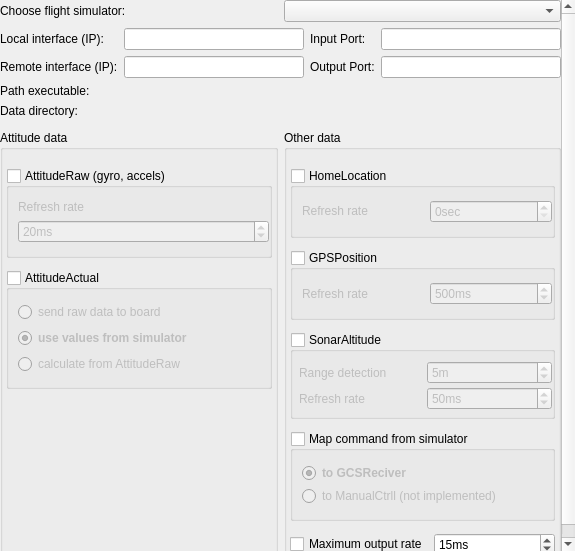
<?xml version="1.0" encoding="UTF-8"?>
<ui version="4.0">
 <class>HITLOptionsPage</class>
 <widget class="QWidget" name="HITLOptionsPage">
  <property name="geometry">
   <rect>
    <x>0</x>
    <y>0</y>
    <width>575</width>
    <height>551</height>
   </rect>
  </property>
  <property name="windowTitle">
   <string>Form</string>
  </property>
  <layout class="QVBoxLayout" name="verticalLayout_8">
   <property name="margin">
    <number>0</number>
   </property>
   <item>
    <widget class="QScrollArea" name="scrollArea">
     <property name="frameShape">
      <enum>QFrame::NoFrame</enum>
     </property>
     <property name="frameShadow">
      <enum>QFrame::Plain</enum>
     </property>
     <property name="widgetResizable">
      <bool>true</bool>
     </property>
     <widget class="QWidget" name="scrollAreaWidgetContents_2">
      <property name="geometry">
       <rect>
        <x>0</x>
        <y>0</y>
        <width>560</width>
        <height>552</height>
       </rect>
      </property>
      <layout class="QVBoxLayout" name="verticalLayout">
       <property name="margin">
        <number>0</number>
       </property>
       <item>
        <layout class="QHBoxLayout" name="horizontalLayout">
         <item>
          <widget class="QLabel" name="label_3">
           <property name="text">
            <string>Choose flight simulator:</string>
           </property>
          </widget>
         </item>
         <item>
          <widget class="QComboBox" name="chooseFlightSimulator"/>
         </item>
        </layout>
       </item>
       <item>
        <layout class="QGridLayout" name="gridLayout">
         <item row="0" column="0">
          <widget class="QLabel" name="label_6">
           <property name="text">
            <string>Local interface (IP):</string>
           </property>
          </widget>
         </item>
         <item row="0" column="1">
          <widget class="QLineEdit" name="hostAddress">
           <property name="toolTip">
            <string>For communication with sim computer via network. Should be the IP address of one of the interfaces of the GCS computer.</string>
           </property>
          </widget>
         </item>
         <item row="1" column="0">
          <widget class="QLabel" name="label_9">
           <property name="text">
            <string>Remote interface (IP):</string>
           </property>
          </widget>
         </item>
         <item row="1" column="1">
          <widget class="QLineEdit" name="remoteAddress">
           <property name="toolTip">
            <string>Only required if running simulator on remote machine. Should be the IP of the machine on which the simulator is running.</string>
           </property>
          </widget>
         </item>
         <item row="0" column="2">
          <widget class="QLabel" name="label_5">
           <property name="text">
            <string>Input Port:</string>
           </property>
          </widget>
         </item>
         <item row="0" column="3">
          <widget class="QLineEdit" name="inputPort">
           <property name="toolTip">
            <string>For receiving data from sim</string>
           </property>
          </widget>
         </item>
         <item row="1" column="2">
          <widget class="QLabel" name="label_4">
           <property name="text">
            <string>Output Port:</string>
           </property>
          </widget>
         </item>
         <item row="1" column="3">
          <widget class="QLineEdit" name="outputPort">
           <property name="toolTip">
            <string>For sending data to sim</string>
           </property>
          </widget>
         </item>
        </layout>
       </item>
       <item>
        <layout class="QFormLayout" name="formLayout">
         <property name="fieldGrowthPolicy">
          <enum>QFormLayout::AllNonFixedFieldsGrow</enum>
         </property>
         <item row="0" column="0">
          <widget class="QLabel" name="label">
           <property name="sizePolicy">
            <sizepolicy hsizetype="Fixed" vsizetype="Preferred">
             <horstretch>0</horstretch>
             <verstretch>0</verstretch>
            </sizepolicy>
           </property>
           <property name="text">
            <string>Path executable:</string>
           </property>
          </widget>
         </item>
         <item row="0" column="1">
          <widget class="Utils::PathChooser" name="executablePath" native="true"/>
         </item>
         <item row="1" column="0">
          <widget class="QLabel" name="label_2">
           <property name="sizePolicy">
            <sizepolicy hsizetype="Fixed" vsizetype="Preferred">
             <horstretch>0</horstretch>
             <verstretch>0</verstretch>
            </sizepolicy>
           </property>
           <property name="text">
            <string>Data directory:</string>
           </property>
          </widget>
         </item>
         <item row="1" column="1">
          <widget class="Utils::PathChooser" name="dataPath" native="true"/>
         </item>
        </layout>
       </item>
       <item>
        <layout class="QHBoxLayout" name="horizontalLayout_3">
         <property name="topMargin">
          <number>6</number>
         </property>
         <property name="bottomMargin">
          <number>6</number>
         </property>
         <item>
          <widget class="QGroupBox" name="groupBox">
           <property name="title">
            <string>Attitude data</string>
           </property>
           <layout class="QVBoxLayout" name="verticalLayout_2">
            <property name="spacing">
             <number>12</number>
            </property>
            <property name="leftMargin">
             <number>3</number>
            </property>
            <property name="topMargin">
             <number>18</number>
            </property>
            <property name="rightMargin">
             <number>3</number>
            </property>
            <property name="bottomMargin">
             <number>0</number>
            </property>
            <item>
             <widget class="QGroupBox" name="attRaw">
              <property name="sizePolicy">
               <sizepolicy hsizetype="Preferred" vsizetype="Fixed">
                <horstretch>0</horstretch>
                <verstretch>0</verstretch>
               </sizepolicy>
              </property>
              <property name="title">
               <string>AttitudeRaw (gyro, accels)</string>
              </property>
              <property name="flat">
               <bool>true</bool>
              </property>
              <property name="checkable">
               <bool>true</bool>
              </property>
              <property name="checked">
               <bool>false</bool>
              </property>
              <layout class="QVBoxLayout" name="verticalLayout_7">
               <property name="spacing">
                <number>6</number>
               </property>
               <property name="topMargin">
                <number>12</number>
               </property>
               <property name="rightMargin">
                <number>0</number>
               </property>
               <property name="bottomMargin">
                <number>12</number>
               </property>
               <item>
                <widget class="QLabel" name="label_8">
                 <property name="text">
                  <string>Refresh rate</string>
                 </property>
                </widget>
               </item>
               <item>
                <widget class="QSpinBox" name="attRawRate">
                 <property name="suffix">
                  <string>ms</string>
                 </property>
                 <property name="minimum">
                  <number>10</number>
                 </property>
                 <property name="maximum">
                  <number>100</number>
                 </property>
                 <property name="value">
                  <number>20</number>
                 </property>
                </widget>
               </item>
              </layout>
             </widget>
            </item>
            <item>
             <widget class="QGroupBox" name="attActual">
              <property name="sizePolicy">
               <sizepolicy hsizetype="Preferred" vsizetype="Fixed">
                <horstretch>0</horstretch>
                <verstretch>0</verstretch>
               </sizepolicy>
              </property>
              <property name="title">
               <string>AttitudeActual</string>
              </property>
              <property name="flat">
               <bool>true</bool>
              </property>
              <property name="checkable">
               <bool>true</bool>
              </property>
              <property name="checked">
               <bool>false</bool>
              </property>
              <layout class="QVBoxLayout" name="verticalLayout_4">
               <property name="spacing">
                <number>6</number>
               </property>
               <property name="topMargin">
                <number>12</number>
               </property>
               <property name="rightMargin">
                <number>0</number>
               </property>
               <property name="bottomMargin">
                <number>12</number>
               </property>
               <item>
                <widget class="QRadioButton" name="attActHW">
                 <property name="text">
                  <string>send raw data to board</string>
                 </property>
                </widget>
               </item>
               <item>
                <widget class="QRadioButton" name="attActSim">
                 <property name="font">
                  <font>
                   <weight>75</weight>
                   <bold>true</bold>
                  </font>
                 </property>
                 <property name="toolTip">
                  <string/>
                 </property>
                 <property name="text">
                  <string>use values from simulator</string>
                 </property>
                 <property name="checked">
                  <bool>true</bool>
                 </property>
                </widget>
               </item>
               <item>
                <widget class="QRadioButton" name="attActCalc">
                 <property name="toolTip">
                  <string/>
                 </property>
                 <property name="text">
                  <string>calculate from AttitudeRaw</string>
                 </property>
                </widget>
               </item>
              </layout>
             </widget>
            </item>
            <item>
             <spacer name="verticalSpacer_2">
              <property name="orientation">
               <enum>Qt::Vertical</enum>
              </property>
              <property name="sizeType">
               <enum>QSizePolicy::Expanding</enum>
              </property>
              <property name="sizeHint" stdset="0">
               <size>
                <width>20</width>
                <height>40</height>
               </size>
              </property>
             </spacer>
            </item>
           </layout>
          </widget>
         </item>
         <item>
          <widget class="QGroupBox" name="groupBox_2">
           <property name="title">
            <string>Other data</string>
           </property>
           <layout class="QVBoxLayout" name="verticalLayout_3">
            <property name="spacing">
             <number>12</number>
            </property>
            <property name="leftMargin">
             <number>3</number>
            </property>
            <property name="topMargin">
             <number>18</number>
            </property>
            <property name="rightMargin">
             <number>3</number>
            </property>
            <property name="bottomMargin">
             <number>0</number>
            </property>
            <item>
             <widget class="QGroupBox" name="homeLocation">
              <property name="sizePolicy">
               <sizepolicy hsizetype="Preferred" vsizetype="Fixed">
                <horstretch>0</horstretch>
                <verstretch>0</verstretch>
               </sizepolicy>
              </property>
              <property name="title">
               <string>HomeLocation</string>
              </property>
              <property name="flat">
               <bool>true</bool>
              </property>
              <property name="checkable">
               <bool>true</bool>
              </property>
              <property name="checked">
               <bool>false</bool>
              </property>
              <layout class="QHBoxLayout" name="horizontalLayout_2">
               <property name="spacing">
                <number>6</number>
               </property>
               <property name="topMargin">
                <number>12</number>
               </property>
               <property name="rightMargin">
                <number>0</number>
               </property>
               <property name="bottomMargin">
                <number>12</number>
               </property>
               <item>
                <widget class="QLabel" name="label_7">
                 <property name="sizePolicy">
                  <sizepolicy hsizetype="Preferred" vsizetype="Fixed">
                   <horstretch>0</horstretch>
                   <verstretch>0</verstretch>
                  </sizepolicy>
                 </property>
                 <property name="text">
                  <string>Refresh rate</string>
                 </property>
                </widget>
               </item>
               <item>
                <widget class="QSpinBox" name="homeLocRate">
                 <property name="sizePolicy">
                  <sizepolicy hsizetype="Minimum" vsizetype="Fixed">
                   <horstretch>0</horstretch>
                   <verstretch>0</verstretch>
                  </sizepolicy>
                 </property>
                 <property name="toolTip">
                  <string>0 - update once, or every N seconds</string>
                 </property>
                 <property name="suffix">
                  <string>sec</string>
                 </property>
                 <property name="maximum">
                  <number>10</number>
                 </property>
                </widget>
               </item>
              </layout>
             </widget>
            </item>
            <item>
             <widget class="QGroupBox" name="gpsPosition">
              <property name="sizePolicy">
               <sizepolicy hsizetype="Preferred" vsizetype="Fixed">
                <horstretch>0</horstretch>
                <verstretch>0</verstretch>
               </sizepolicy>
              </property>
              <property name="title">
               <string>GPSPosition</string>
              </property>
              <property name="flat">
               <bool>true</bool>
              </property>
              <property name="checkable">
               <bool>true</bool>
              </property>
              <property name="checked">
               <bool>false</bool>
              </property>
              <layout class="QHBoxLayout" name="horizontalLayout_5">
               <property name="spacing">
                <number>6</number>
               </property>
               <property name="topMargin">
                <number>12</number>
               </property>
               <property name="rightMargin">
                <number>0</number>
               </property>
               <property name="bottomMargin">
                <number>12</number>
               </property>
               <item>
                <widget class="QLabel" name="label_10">
                 <property name="text">
                  <string>Refresh rate</string>
                 </property>
                </widget>
               </item>
               <item>
                <widget class="QSpinBox" name="gpsPosRate">
                 <property name="suffix">
                  <string>ms</string>
                 </property>
                 <property name="minimum">
                  <number>100</number>
                 </property>
                 <property name="maximum">
                  <number>2000</number>
                 </property>
                 <property name="value">
                  <number>500</number>
                 </property>
                </widget>
               </item>
              </layout>
             </widget>
            </item>
            <item>
             <widget class="QGroupBox" name="sonarAltitude">
              <property name="sizePolicy">
               <sizepolicy hsizetype="Preferred" vsizetype="Fixed">
                <horstretch>0</horstretch>
                <verstretch>0</verstretch>
               </sizepolicy>
              </property>
              <property name="title">
               <string>SonarAltitude</string>
              </property>
              <property name="flat">
               <bool>true</bool>
              </property>
              <property name="checkable">
               <bool>true</bool>
              </property>
              <property name="checked">
               <bool>false</bool>
              </property>
              <layout class="QVBoxLayout" name="verticalLayout_6">
               <property name="spacing">
                <number>3</number>
               </property>
               <property name="leftMargin">
                <number>6</number>
               </property>
               <property name="topMargin">
                <number>3</number>
               </property>
               <property name="rightMargin">
                <number>0</number>
               </property>
               <property name="bottomMargin">
                <number>0</number>
               </property>
               <item>
                <layout class="QGridLayout" name="gridLayout_2">
                 <property name="topMargin">
                  <number>6</number>
                 </property>
                 <property name="bottomMargin">
                  <number>6</number>
                 </property>
                 <item row="0" column="0">
                  <widget class="QLabel" name="label_11">
                   <property name="text">
                    <string>Range detection</string>
                   </property>
                  </widget>
                 </item>
                 <item row="0" column="1">
                  <widget class="QSpinBox" name="sonarMaxAlt">
                   <property name="suffix">
                    <string>m</string>
                   </property>
                   <property name="minimum">
                    <number>1</number>
                   </property>
                   <property name="maximum">
                    <number>10</number>
                   </property>
                   <property name="value">
                    <number>5</number>
                   </property>
                  </widget>
                 </item>
                 <item row="1" column="0">
                  <widget class="QLabel" name="label_12">
                   <property name="text">
                    <string>Refresh rate</string>
                   </property>
                  </widget>
                 </item>
                 <item row="1" column="1">
                  <widget class="QSpinBox" name="sonarAltRate">
                   <property name="suffix">
                    <string>ms</string>
                   </property>
                   <property name="minimum">
                    <number>20</number>
                   </property>
                   <property name="maximum">
                    <number>2000</number>
                   </property>
                   <property name="singleStep">
                    <number>10</number>
                   </property>
                   <property name="value">
                    <number>50</number>
                   </property>
                  </widget>
                 </item>
                </layout>
               </item>
              </layout>
             </widget>
            </item>
            <item>
             <widget class="QGroupBox" name="inputCommand">
              <property name="sizePolicy">
               <sizepolicy hsizetype="Preferred" vsizetype="Fixed">
                <horstretch>0</horstretch>
                <verstretch>0</verstretch>
               </sizepolicy>
              </property>
              <property name="title">
               <string>Map command from simulator</string>
              </property>
              <property name="flat">
               <bool>true</bool>
              </property>
              <property name="checkable">
               <bool>true</bool>
              </property>
              <property name="checked">
               <bool>false</bool>
              </property>
              <layout class="QVBoxLayout" name="verticalLayout_5">
               <property name="spacing">
                <number>3</number>
               </property>
               <property name="topMargin">
                <number>12</number>
               </property>
               <property name="rightMargin">
                <number>0</number>
               </property>
               <property name="bottomMargin">
                <number>12</number>
               </property>
               <item>
                <widget class="QRadioButton" name="gcsReciever">
                 <property name="font">
                  <font>
                   <weight>75</weight>
                   <bold>true</bold>
                  </font>
                 </property>
                 <property name="text">
                  <string>to GCSReciver</string>
                 </property>
                 <property name="checked">
                  <bool>true</bool>
                 </property>
                </widget>
               </item>
               <item>
                <widget class="QRadioButton" name="manualControl">
                 <property name="enabled">
                  <bool>false</bool>
                 </property>
                 <property name="text">
                  <string>to ManualCtrll (not implemented)</string>
                 </property>
                </widget>
               </item>
              </layout>
             </widget>
            </item>
            <item>
             <layout class="QHBoxLayout" name="horizontalLayout_6">
              <property name="spacing">
               <number>6</number>
              </property>
              <item>
               <widget class="QCheckBox" name="manualOutput">
                <property name="text">
                 <string>Maximum output rate</string>
                </property>
               </widget>
              </item>
              <item>
               <widget class="QSpinBox" name="outputRate">
                <property name="suffix">
                 <string>ms</string>
                </property>
                <property name="minimum">
                 <number>10</number>
                </property>
                <property name="maximum">
                 <number>100</number>
                </property>
                <property name="singleStep">
                 <number>5</number>
                </property>
                <property name="value">
                 <number>15</number>
                </property>
               </widget>
              </item>
             </layout>
            </item>
            <item>
             <spacer name="verticalSpacer">
              <property name="orientation">
               <enum>Qt::Vertical</enum>
              </property>
              <property name="sizeType">
               <enum>QSizePolicy::Expanding</enum>
              </property>
              <property name="sizeHint" stdset="0">
               <size>
                <width>20</width>
                <height>40</height>
               </size>
              </property>
             </spacer>
            </item>
           </layout>
          </widget>
         </item>
        </layout>
       </item>
      </layout>
     </widget>
    </widget>
   </item>
  </layout>
 </widget>
 <customwidgets>
  <customwidget>
   <class>Utils::PathChooser</class>
   <extends>QWidget</extends>
   <header>utils/pathchooser.h</header>
   <container>1</container>
  </customwidget>
 </customwidgets>
 <tabstops>
  <tabstop>chooseFlightSimulator</tabstop>
  <tabstop>hostAddress</tabstop>
  <tabstop>inputPort</tabstop>
  <tabstop>remoteAddress</tabstop>
  <tabstop>outputPort</tabstop>
 </tabstops>
 <resources/>
 <connections/>
</ui>
